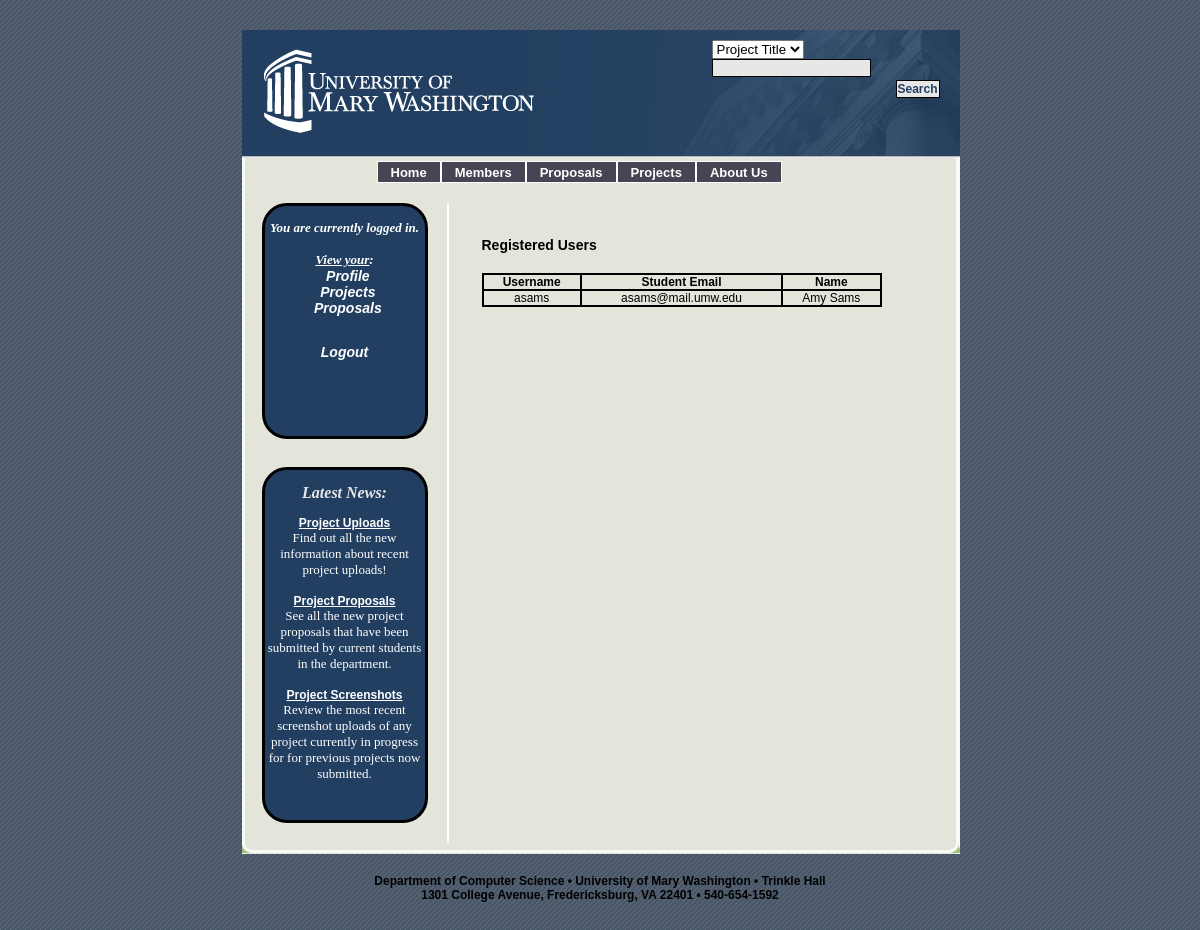
The app's page /viewUsers.php (signed in), older data.
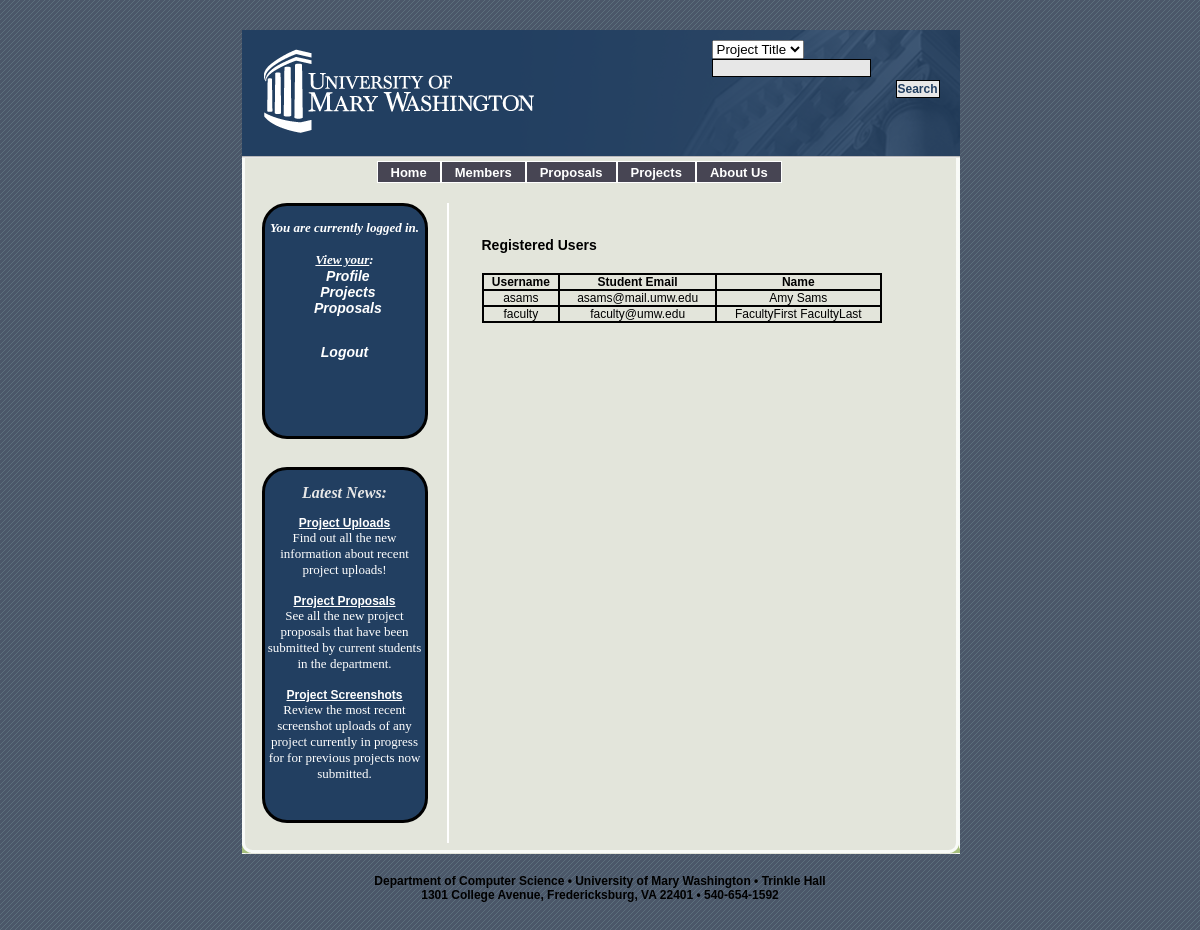
The same page, newer data.
### tables this page shows
CREATE TABLE IF NOT EXISTS `user` (
  `user_id` int(11) NOT NULL AUTO_INCREMENT,
  `username` varchar(20) NOT NULL,
  `password` varchar(40) NOT NULL,
  `first_name` varchar(30) NOT NULL,
  `last_name` varchar(30) NOT NULL,
  `email` varchar(30) NOT NULL,
  `email_token` varchar(10) NOT NULL,
  `email_authenticated` char(1) NOT NULL DEFAULT 'N',
  `is_active` char(1) NOT NULL DEFAULT 'Y',
  PRIMARY KEY (`user_id`)
);

### viewUsers.php (the view, shortened to what this page needs)
<?php
  include('header.php');
  include("db_connect.php");
?>
<div id="content">
                <div id="right">
<?php
		if(isset($_SESSION['user_id']))
			{
			 	   echo "<br/>";
			 	   $query = "SELECT * from user";
				   $result = mysqli_query($db, $query);
				   echo "<h1>Registered Users</h1>";
				   echo "<table border='1' width='400' cellpadding='3' cellspacing='0'>";
				   echo "<tr><th>Username</th><th>Student Email</th><th>Name</th></tr>";
				   while($row = mysqli_fetch_array($result)) {
				   echo "<tr><td>{$row['username']}</td> <td>{$row['email']}</td> <td>{$row['first_name']} {$row['last_name']}</td></tr>";
				   }
				   echo "</table>";
			} else {
			echo "<br/>YOU MUST BE LOGGED IN TO ACCESS THIS FEATURE.";
			}
?>
				</div>

### header.php (shortened to what this page needs)
<!DOCTYPE html PUBLIC "-//W3C//DTD XHTML 1.0 Transitional//EN" "http://www.w3.org/TR/xhtml1/DTD/xhtml1-transitional.dtd">
<html xmlns="http://www.w3.org/1999/xhtml">
    <head>
        <link href="style.css" rel="stylesheet" type="text/css" />
    </head>
    <body>
        <div id="container">
            <div id="header">
		<form action="search.php" method="post" class="searchform">
			<select name="searchType">
				<option class="group" value="title">Project Title</option>
			</select>
			<input type="text"  name="searchedFor" />
			<input type="submit" class="formbutton" value="Search" />
		</form>
	    	<div id="navcontainer">
		<ul>
			<li ><a href="index.php" id="current">Home</a></li>
			<li><a href="#">Members</a>
			</li>
			<li><a href="#">Proposals</a>
			</li>
			<li><a href="#">Projects</a>
			</li>
			<li><a href="#">About Us</a></li>
		</ul>
		</div>
          </div>
<div id="left">
			<div id="nav-box" align="center">
<?php
			   if(empty($_SESSION['user_id'])) {
					$errorToPrint = "";
					$error=$_GET['error'];
					if ($error=="empty") {
						$errorToPrint = "A username and password must be entered!";
					} else if ($error=="invalid") {
       						$errorToPrint = "The username or password you entered was incorrect!";
   					}
				echo "<br><center><b><i><h4><font color=#FF0000 >" . $errorToPrint . "</font></h4></i></b></center></b></i>";
?>
				<form action="login.php" method="post">
				<br>
				<b><i><font size="2" face="Verdana" color="#fff">Username:</b></i><input type="text" size=15 name="username" >
				<br><br>
				<b><i>Password:</b></i><input type="password" size=15 name="password" ></font>
				<br><br>
				<input type="submit" class="formbutton" value="Login">
				<br><br>
				</form>
<form onsubmit="this.js_enabled.value=1;return true;" action="register.php" method="post" >
    <input type="hidden" name="js_enabled" value="0">
    <input type="submit" class = "hiddenbutton" value="Register">
</form>
<?php
			  } else {
?>
				<b><br><i><font size="2.5" face="Verdana" color="#fff">You are currently logged in. <br><br><u>View your</u>: <br></b></i></font>
				&nbsp;&nbsp;<a href="#"><i>Profile</i></a><br>
				&nbsp;&nbsp;<a href="#"><i>Projects</i></a><br>
				&nbsp;&nbsp;<a href="#"><i>Proposals</i></a><br>
				<br><br>
				<a href="logout.php"><i>Logout</i></a>
<?php
			   }
?>
			</div>
		     <br><br>
<div id="nav-box2" align="center">
<br>
		<b><i><font size="3" face="Georgia" color="#e7e7e7">Latest News:</b></i></font><br><br>
                    <a href="http://www.umw.edu">Project Uploads</a><br>
                     <font size="2" face="Georgia" color="#fff">Find out all the new information about recent project uploads!<br><br>
                    <a href="http://www.umw.edu">Project Proposals</a><br>
                     See all the new project proposals that have been submitted by current students in the department.<br><br>
                    <a href="http://www.umw.edu">Project Screenshots</a><br>
                     Review the most recent screenshot uploads of any project currently in progress for for previous projects now submitted.</font>
		<br><br>
		</div>
                </div>

### style.css (style rules this page uses)
body { background-color:#474553; background-image:url(images/bg.gif); color:#000000; font-family: Verdana, Arial, Helvetica, sans-serif; font-size: 12px; margin: 30px 10px; padding: 0px; }
* { margin: 0px; padding: 0px; }
#container { margin: 0px auto; text-align: left; width: 717px; }
a { font-size:12px; }
#header { margin: 0px 0px 0px 0px; background-image:url(images/topmainbar_bg.gif); width:718px; height:128px; position:relative; }
#navcontainer { margin-top: 55px; float: center; }
#navcontainer ul { padding: 0px; margin: 0 auto; background-color: #223f61; color: White; float: center; width: 480px; font-family: Verdana, Arial, Helvetica, sans-serif; font-size: 15px; list-style: none; margin-left: 135px; }
#navcontainer ul li { margin: 0 auto; display: block; position: relative; float: left; }
#navcontainer ul li a { display: block; padding: 0.2em 1em; background-color: #474553; color: White; text-decoration: none; border-right: 1px solid #fff; border-left: 1px solid #fff; border: 1px solid #fff; white-space: nowrap; margin-top: 8px; font-weight: bold; font-size: 13px; }
form input { background:#e7e7e7 repeat-x scroll bottom left; border:1.5px solid #000; padding:1px; color:#223f61; font-family: Verdana, Arial, Helvetica, sans-serif; font-size:14px; font-weight:bold, italics; font-color: #223f61; }
form input.formbutton { background:#e7e7e7 repeat-x scroll bottom left; color: #223f61; font-size:13px; border:1px solid #223f61; font-weight:bold; margin-right : 0.0em; font-family: Verdana, Arial, Helvetica, sans-serif; }
form.searchform { padding-top:10px; margin-left: 470px; }
form.searchform input.formbutton { background:#e7e7e7 repeat-x scroll bottom left; color: #223f61; font-size:12px; border:1px solid #000; font-weight:bold; margin-left : 184px; margin-top: 3px; font-family: Verdana, Arial, Helvetica, sans-serif; }
form.searchform input { background:#e7e7e7 repeat-x scroll bottom left; border:1.5px solid #000; padding:1px; color:#223f61; font-family: Verdana, Arial, Helvetica, sans-serif; font-size:12px; font-weight:bold, italics; font-color: #223f61; }
select option { line-height: 10px; }
select option.group { color: #e7e7e7; font-size:10px; border:0.3px solid #e7e7e7; margin-right : 0.1em; font-family: Verdana, Arial, Helvetica, sans-serif; font-weight:bold; background:#223f61; }
#content { background-image:url(images/content_bg.gif); width:718px; margin: 0px 0px 0px 0px; }
h1 { color:#000000; font-size:14px; margin: 40px 0px 20px 0px; }
#right { float:right; width:458px; margin-left:20px; padding: 0px 20px 20px 0px; display:inline; }
#left { float:left; width:165px; padding: 0px 20px 20px 20px; margin-top:20px; border-right: #FFF 2px solid; }
#left a { color:#223f61; }
#nav-box { width : 160px; height : 230px; margin-top : 0px; margin-left : 0px; border : 3.5px solid #000; background-color : #223f61; -webkit-border-radius: 25px; -moz-border-radius: 25px; border-radius: 25px; }
#nav-box2 { width : 160px; height : 350px; margin-top : 0px; margin-left : 0px; border : 3.5px solid #000; background-color : #223f61; -webkit-border-radius: 25px; -moz-border-radius: 25px; border-radius: 25px; }
#nav-box a { color : #fff; text-decoration : none; font-weight:bold; font-family: Verdana, Arial, Helvetica, sans-serif; font-size: 14px; }
#nav-box2 a { color : #fff; text-decoration : underline; font-weight:bold; font-family: Verdana, Arial, Helvetica, sans-serif; font-size: 12px; }
#nav-box, #nav-box2 a:hover { color : #6ca2be; text-decoration : none; font-weight:bold; }
table, th, td { border: 1px solid black; }
table, th { text-align:center; }
#footerline { clear:both; background-image:url(images/footer_bg.gif); font-size:1px; height:11px; }
#footer { width:717px; text-align:center; padding: 20px 0px; font-weight: bold; }

Row changes from the older to the newer data that the page shows:
added user: username "faculty", email "faculty@umw.edu", first_name "FacultyFirst", last_name "FacultyLast"
